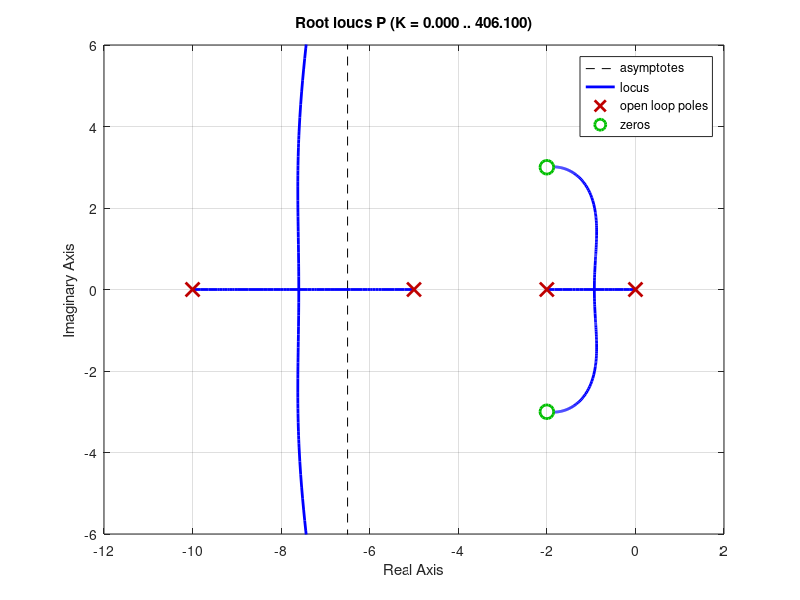

Recreate this plot in MATLAB.
%% Transfer function
Zo = [-2+3j -2-3j]';
Po = [0 -2 -5 -10]';
[b,a] = zp2tf(Zo,Po,1);

P = tf(b, a)

%% Root locus
rlocus(P)
axis([-12 2 -6 6])

%% Closed loop
K = 7.5;
T = feedback(P, K);
[p,z] = pzmap(T)
